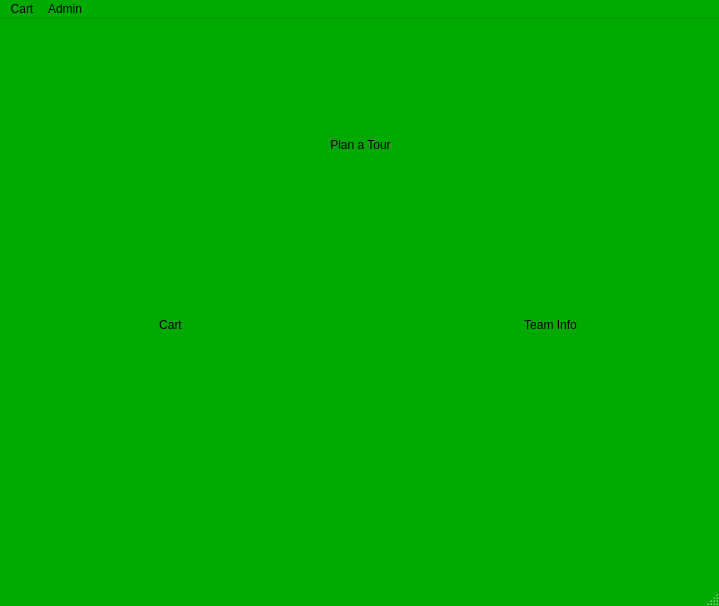
<?xml version="1.0" encoding="UTF-8"?>
<ui version="4.0">
 <class>MainWindow</class>
 <widget class="QMainWindow" name="MainWindow">
  <property name="geometry">
   <rect>
    <x>0</x>
    <y>0</y>
    <width>719</width>
    <height>606</height>
   </rect>
  </property>
  <property name="palette">
   <palette>
    <active>
     <colorrole role="WindowText">
      <brush brushstyle="SolidPattern">
       <color alpha="255">
        <red>0</red>
        <green>0</green>
        <blue>0</blue>
       </color>
      </brush>
     </colorrole>
     <colorrole role="Button">
      <brush brushstyle="SolidPattern">
       <color alpha="255">
        <red>0</red>
        <green>170</green>
        <blue>0</blue>
       </color>
      </brush>
     </colorrole>
     <colorrole role="Light">
      <brush brushstyle="SolidPattern">
       <color alpha="255">
        <red>0</red>
        <green>255</green>
        <blue>0</blue>
       </color>
      </brush>
     </colorrole>
     <colorrole role="Midlight">
      <brush brushstyle="SolidPattern">
       <color alpha="255">
        <red>0</red>
        <green>212</green>
        <blue>0</blue>
       </color>
      </brush>
     </colorrole>
     <colorrole role="Dark">
      <brush brushstyle="SolidPattern">
       <color alpha="255">
        <red>0</red>
        <green>85</green>
        <blue>0</blue>
       </color>
      </brush>
     </colorrole>
     <colorrole role="Mid">
      <brush brushstyle="SolidPattern">
       <color alpha="255">
        <red>0</red>
        <green>113</green>
        <blue>0</blue>
       </color>
      </brush>
     </colorrole>
     <colorrole role="Text">
      <brush brushstyle="SolidPattern">
       <color alpha="255">
        <red>0</red>
        <green>0</green>
        <blue>0</blue>
       </color>
      </brush>
     </colorrole>
     <colorrole role="BrightText">
      <brush brushstyle="SolidPattern">
       <color alpha="255">
        <red>255</red>
        <green>255</green>
        <blue>255</blue>
       </color>
      </brush>
     </colorrole>
     <colorrole role="ButtonText">
      <brush brushstyle="SolidPattern">
       <color alpha="255">
        <red>0</red>
        <green>0</green>
        <blue>0</blue>
       </color>
      </brush>
     </colorrole>
     <colorrole role="Base">
      <brush brushstyle="SolidPattern">
       <color alpha="255">
        <red>255</red>
        <green>255</green>
        <blue>255</blue>
       </color>
      </brush>
     </colorrole>
     <colorrole role="Window">
      <brush brushstyle="SolidPattern">
       <color alpha="255">
        <red>0</red>
        <green>170</green>
        <blue>0</blue>
       </color>
      </brush>
     </colorrole>
     <colorrole role="Shadow">
      <brush brushstyle="SolidPattern">
       <color alpha="255">
        <red>0</red>
        <green>0</green>
        <blue>0</blue>
       </color>
      </brush>
     </colorrole>
     <colorrole role="AlternateBase">
      <brush brushstyle="SolidPattern">
       <color alpha="255">
        <red>127</red>
        <green>212</green>
        <blue>127</blue>
       </color>
      </brush>
     </colorrole>
     <colorrole role="ToolTipBase">
      <brush brushstyle="SolidPattern">
       <color alpha="255">
        <red>255</red>
        <green>255</green>
        <blue>220</blue>
       </color>
      </brush>
     </colorrole>
     <colorrole role="ToolTipText">
      <brush brushstyle="SolidPattern">
       <color alpha="255">
        <red>0</red>
        <green>0</green>
        <blue>0</blue>
       </color>
      </brush>
     </colorrole>
    </active>
    <inactive>
     <colorrole role="WindowText">
      <brush brushstyle="SolidPattern">
       <color alpha="255">
        <red>0</red>
        <green>0</green>
        <blue>0</blue>
       </color>
      </brush>
     </colorrole>
     <colorrole role="Button">
      <brush brushstyle="SolidPattern">
       <color alpha="255">
        <red>0</red>
        <green>170</green>
        <blue>0</blue>
       </color>
      </brush>
     </colorrole>
     <colorrole role="Light">
      <brush brushstyle="SolidPattern">
       <color alpha="255">
        <red>0</red>
        <green>255</green>
        <blue>0</blue>
       </color>
      </brush>
     </colorrole>
     <colorrole role="Midlight">
      <brush brushstyle="SolidPattern">
       <color alpha="255">
        <red>0</red>
        <green>212</green>
        <blue>0</blue>
       </color>
      </brush>
     </colorrole>
     <colorrole role="Dark">
      <brush brushstyle="SolidPattern">
       <color alpha="255">
        <red>0</red>
        <green>85</green>
        <blue>0</blue>
       </color>
      </brush>
     </colorrole>
     <colorrole role="Mid">
      <brush brushstyle="SolidPattern">
       <color alpha="255">
        <red>0</red>
        <green>113</green>
        <blue>0</blue>
       </color>
      </brush>
     </colorrole>
     <colorrole role="Text">
      <brush brushstyle="SolidPattern">
       <color alpha="255">
        <red>0</red>
        <green>0</green>
        <blue>0</blue>
       </color>
      </brush>
     </colorrole>
     <colorrole role="BrightText">
      <brush brushstyle="SolidPattern">
       <color alpha="255">
        <red>255</red>
        <green>255</green>
        <blue>255</blue>
       </color>
      </brush>
     </colorrole>
     <colorrole role="ButtonText">
      <brush brushstyle="SolidPattern">
       <color alpha="255">
        <red>0</red>
        <green>0</green>
        <blue>0</blue>
       </color>
      </brush>
     </colorrole>
     <colorrole role="Base">
      <brush brushstyle="SolidPattern">
       <color alpha="255">
        <red>255</red>
        <green>255</green>
        <blue>255</blue>
       </color>
      </brush>
     </colorrole>
     <colorrole role="Window">
      <brush brushstyle="SolidPattern">
       <color alpha="255">
        <red>0</red>
        <green>170</green>
        <blue>0</blue>
       </color>
      </brush>
     </colorrole>
     <colorrole role="Shadow">
      <brush brushstyle="SolidPattern">
       <color alpha="255">
        <red>0</red>
        <green>0</green>
        <blue>0</blue>
       </color>
      </brush>
     </colorrole>
     <colorrole role="AlternateBase">
      <brush brushstyle="SolidPattern">
       <color alpha="255">
        <red>127</red>
        <green>212</green>
        <blue>127</blue>
       </color>
      </brush>
     </colorrole>
     <colorrole role="ToolTipBase">
      <brush brushstyle="SolidPattern">
       <color alpha="255">
        <red>255</red>
        <green>255</green>
        <blue>220</blue>
       </color>
      </brush>
     </colorrole>
     <colorrole role="ToolTipText">
      <brush brushstyle="SolidPattern">
       <color alpha="255">
        <red>0</red>
        <green>0</green>
        <blue>0</blue>
       </color>
      </brush>
     </colorrole>
    </inactive>
    <disabled>
     <colorrole role="WindowText">
      <brush brushstyle="SolidPattern">
       <color alpha="255">
        <red>0</red>
        <green>85</green>
        <blue>0</blue>
       </color>
      </brush>
     </colorrole>
     <colorrole role="Button">
      <brush brushstyle="SolidPattern">
       <color alpha="255">
        <red>0</red>
        <green>170</green>
        <blue>0</blue>
       </color>
      </brush>
     </colorrole>
     <colorrole role="Light">
      <brush brushstyle="SolidPattern">
       <color alpha="255">
        <red>0</red>
        <green>255</green>
        <blue>0</blue>
       </color>
      </brush>
     </colorrole>
     <colorrole role="Midlight">
      <brush brushstyle="SolidPattern">
       <color alpha="255">
        <red>0</red>
        <green>212</green>
        <blue>0</blue>
       </color>
      </brush>
     </colorrole>
     <colorrole role="Dark">
      <brush brushstyle="SolidPattern">
       <color alpha="255">
        <red>0</red>
        <green>85</green>
        <blue>0</blue>
       </color>
      </brush>
     </colorrole>
     <colorrole role="Mid">
      <brush brushstyle="SolidPattern">
       <color alpha="255">
        <red>0</red>
        <green>113</green>
        <blue>0</blue>
       </color>
      </brush>
     </colorrole>
     <colorrole role="Text">
      <brush brushstyle="SolidPattern">
       <color alpha="255">
        <red>0</red>
        <green>85</green>
        <blue>0</blue>
       </color>
      </brush>
     </colorrole>
     <colorrole role="BrightText">
      <brush brushstyle="SolidPattern">
       <color alpha="255">
        <red>255</red>
        <green>255</green>
        <blue>255</blue>
       </color>
      </brush>
     </colorrole>
     <colorrole role="ButtonText">
      <brush brushstyle="SolidPattern">
       <color alpha="255">
        <red>0</red>
        <green>85</green>
        <blue>0</blue>
       </color>
      </brush>
     </colorrole>
     <colorrole role="Base">
      <brush brushstyle="SolidPattern">
       <color alpha="255">
        <red>0</red>
        <green>170</green>
        <blue>0</blue>
       </color>
      </brush>
     </colorrole>
     <colorrole role="Window">
      <brush brushstyle="SolidPattern">
       <color alpha="255">
        <red>0</red>
        <green>170</green>
        <blue>0</blue>
       </color>
      </brush>
     </colorrole>
     <colorrole role="Shadow">
      <brush brushstyle="SolidPattern">
       <color alpha="255">
        <red>0</red>
        <green>0</green>
        <blue>0</blue>
       </color>
      </brush>
     </colorrole>
     <colorrole role="AlternateBase">
      <brush brushstyle="SolidPattern">
       <color alpha="255">
        <red>0</red>
        <green>170</green>
        <blue>0</blue>
       </color>
      </brush>
     </colorrole>
     <colorrole role="ToolTipBase">
      <brush brushstyle="SolidPattern">
       <color alpha="255">
        <red>255</red>
        <green>255</green>
        <blue>220</blue>
       </color>
      </brush>
     </colorrole>
     <colorrole role="ToolTipText">
      <brush brushstyle="SolidPattern">
       <color alpha="255">
        <red>0</red>
        <green>0</green>
        <blue>0</blue>
       </color>
      </brush>
     </colorrole>
    </disabled>
   </palette>
  </property>
  <property name="windowTitle">
   <string>MainWindow</string>
  </property>
  <widget class="QWidget" name="centralwidget">
   <widget class="QLabel" name="diamondpic">
    <property name="geometry">
     <rect>
      <x>60</x>
      <y>0</y>
      <width>611</width>
      <height>571</height>
     </rect>
    </property>
    <property name="text">
     <string/>
    </property>
    <property name="pixmap">
     <pixmap resource="pics.qrc">:/backgrounds/diamond.png</pixmap>
    </property>
   </widget>
   <widget class="QPushButton" name="cart">
    <property name="geometry">
     <rect>
      <x>110</x>
      <y>260</y>
      <width>121</width>
      <height>91</height>
     </rect>
    </property>
    <property name="text">
     <string>Cart</string>
    </property>
    <property name="flat">
     <bool>true</bool>
    </property>
   </widget>
   <widget class="QPushButton" name="PlanTour">
    <property name="geometry">
     <rect>
      <x>310</x>
      <y>80</y>
      <width>101</width>
      <height>91</height>
     </rect>
    </property>
    <property name="text">
     <string>Plan a Tour</string>
    </property>
    <property name="flat">
     <bool>true</bool>
    </property>
   </widget>
   <widget class="QPushButton" name="TeamInfo">
    <property name="geometry">
     <rect>
      <x>500</x>
      <y>260</y>
      <width>101</width>
      <height>91</height>
     </rect>
    </property>
    <property name="text">
     <string>Team Info</string>
    </property>
    <property name="flat">
     <bool>true</bool>
    </property>
   </widget>
   <widget class="QLabel" name="label">
    <property name="geometry">
     <rect>
      <x>-80</x>
      <y>250</y>
      <width>311</width>
      <height>111</height>
     </rect>
    </property>
    <property name="text">
     <string/>
    </property>
    <property name="pixmap">
     <pixmap resource="pics.qrc">:/buttons/base.png</pixmap>
    </property>
   </widget>
   <widget class="QLabel" name="label_2">
    <property name="geometry">
     <rect>
      <x>300</x>
      <y>250</y>
      <width>311</width>
      <height>111</height>
     </rect>
    </property>
    <property name="text">
     <string/>
    </property>
    <property name="pixmap">
     <pixmap resource="pics.qrc">:/buttons/base.png</pixmap>
    </property>
   </widget>
   <widget class="QLabel" name="label_3">
    <property name="geometry">
     <rect>
      <x>110</x>
      <y>70</y>
      <width>311</width>
      <height>111</height>
     </rect>
    </property>
    <property name="text">
     <string/>
    </property>
    <property name="pixmap">
     <pixmap resource="pics.qrc">:/buttons/base.png</pixmap>
    </property>
   </widget>
   <zorder>diamondpic</zorder>
   <zorder>label</zorder>
   <zorder>label_2</zorder>
   <zorder>label_3</zorder>
   <zorder>TeamInfo</zorder>
   <zorder>PlanTour</zorder>
   <zorder>cart</zorder>
  </widget>
  <widget class="QMenuBar" name="menubar">
   <property name="geometry">
    <rect>
     <x>0</x>
     <y>0</y>
     <width>719</width>
     <height>22</height>
    </rect>
   </property>
   <widget class="QMenu" name="menuMenu_Options">
    <property name="title">
     <string>Cart</string>
    </property>
    <addaction name="actionMenu_1"/>
   </widget>
   <widget class="QMenu" name="menuAdmin">
    <property name="title">
     <string>Admin</string>
    </property>
    <addaction name="actionAdmin_Login"/>
   </widget>
   <addaction name="menuMenu_Options"/>
   <addaction name="menuAdmin"/>
  </widget>
  <widget class="QStatusBar" name="statusbar"/>
  <action name="actionMenu_1">
   <property name="text">
    <string>View Cart</string>
   </property>
  </action>
  <action name="actionAdmin_Login">
   <property name="text">
    <string>Admin Login</string>
   </property>
  </action>
 </widget>
 <resources>
  <include location="pics.qrc"/>
 </resources>
 <connections/>
</ui>
